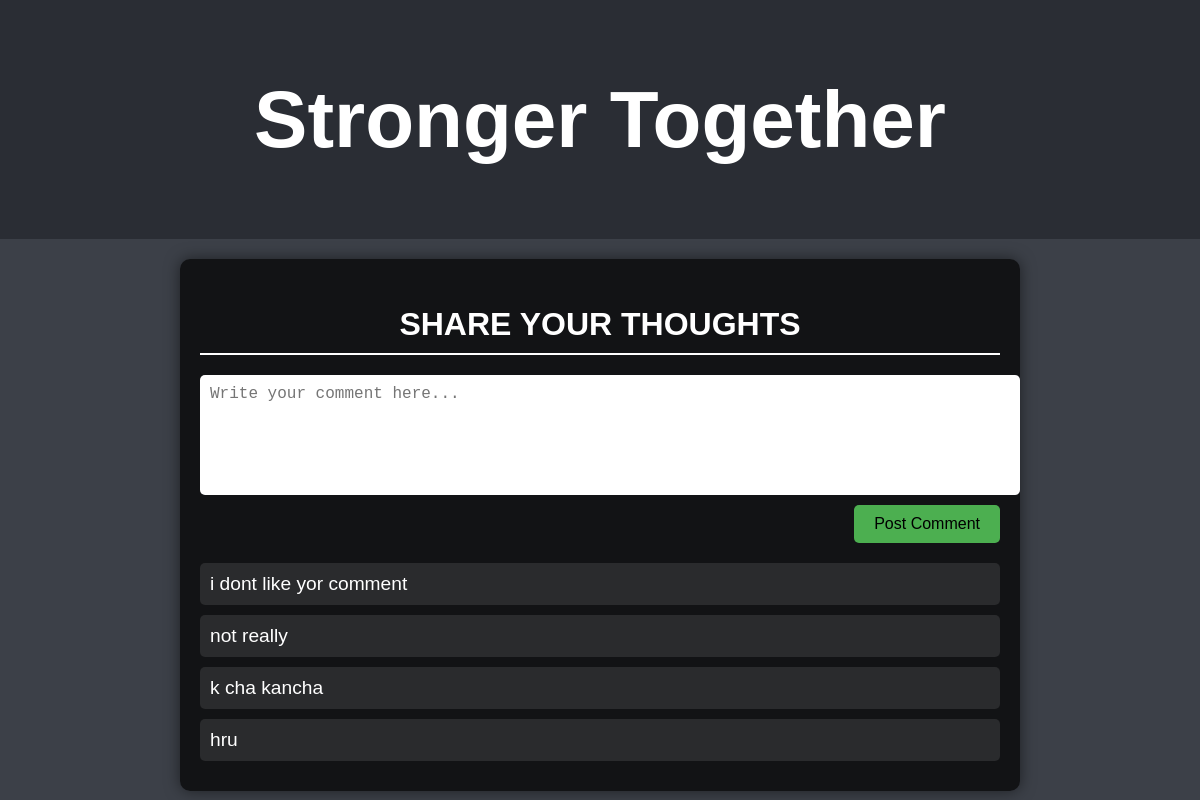
Page /comment/a505d87c-6cf0-4c37-a239-5ea0680d085a/ on the committed database.
### homepage/models.py (models this page shows, shortened)
class comment(models.Model):
    comment = models.CharField(max_length=30)
    share = models.ForeignKey(share,on_delete=models.CASCADE)
    id = models.UUIDField(default=uuid.uuid4, unique=True,primary_key=True, editable=False)

### homepage/views.py (the view)
# urls.py: path('comment/<str:pk>/',views.com,name = 'comment'),
def com(request, pk):
    story_instance = share.objects.get(Privacy='Y', id=pk)
    if request.method == 'POST':
        form = commentform(request.POST)
        if form.is_valid():
            comment_instance = form.save(commit=False)
            comment_instance.share = story_instance
            comment_instance.save()
            return redirect(reverse('comment', kwargs={'pk': pk}))  # Redirect to the same page to refresh the comments
    else:
        form = commentform()
    context = {
        'data': story_instance,
        'form': form
    }
    return render(request, 'homepage/com.html', context)

### homepage/forms.py
class commentform(ModelForm):
    class Meta:
        model = comment
        fields = ['comment']

### homepage/templates/homepage/com.html (shortened to what this page needs)
<!DOCTYPE html>
{% load static %}
<html lang="en">
<head>
    <link rel="stylesheet" href="{% static 'com.css' %}">
</head>
<body>
    <header class="header">
        <h1>Stronger Together</h1>
    </header>
    <div class="comments-container">
        <h2 class="header-title">Share Your Thoughts</h2>
        <form class="comment-form" method="post">
            <textarea name="comment" placeholder="Write your comment here..." required></textarea>
            <button type="submit" class="submit-btn">Post Comment</button>
        </form>
        <div class="comments-section">
            {% for y in data.comment_set.all %}
                <div class="comment-div">
                    <p class="comment-text">{{y.comment}}</p>
                </div>
            {% endfor %}
        </div>
    </div>
</body>
</html>

### static/com.css (style rules this page uses)
body { font-family: 'Gill Sans', 'Gill Sans MT', Calibri, 'Trebuchet MS', sans-serif; background-color: #3C4048; color: white; display: flex; flex-direction: column; align-items: center; height: 100vh; margin: 0; overflow-x: hidden; }
.header { width: 100%; padding: 20px 0; background-color: #2a2d34; text-align: center; font-size: 2.5rem; margin-bottom: 20px; animation: slideDown 0.5s ease; }
.comments-container { width: 80%; max-width: 800px; background-color: rgba(0, 0, 0, 0.7); padding: 20px; border-radius: 10px; box-shadow: 0px 0px 15px rgba(0, 0, 0, 0.5); animation: fadeIn 1s ease; }
.header-title { text-align: center; margin-bottom: 20px; font-size: 2rem; text-transform: uppercase; border-bottom: 2px solid white; padding-bottom: 10px; }
.comment-form { display: flex; flex-direction: column; gap: 10px; margin-bottom: 20px; }
.comment-form textarea { width: 100%; padding: 10px; border-radius: 5px; border: none; resize: none; height: 100px; font-size: 1rem; transition: transform 0.3s ease; }
.submit-btn { align-self: flex-end; padding: 10px 20px; background-color: #4CAF50; border: none; border-radius: 5px; cursor: pointer; font-size: 1rem; transition: background-color 0.3s; }
.comment-div { padding: 10px; margin: 10px 0; border-radius: 5px; background-color: rgba(255, 255, 255, 0.1); animation: slideUp 0.5s ease; }
.comment-text { margin: 0; font-size: 1.2rem; }

### rows in the picture
comment: comment "i dont like yor comment"
comment: comment "not really"
comment: comment "k cha kancha"
comment: comment "hru"
